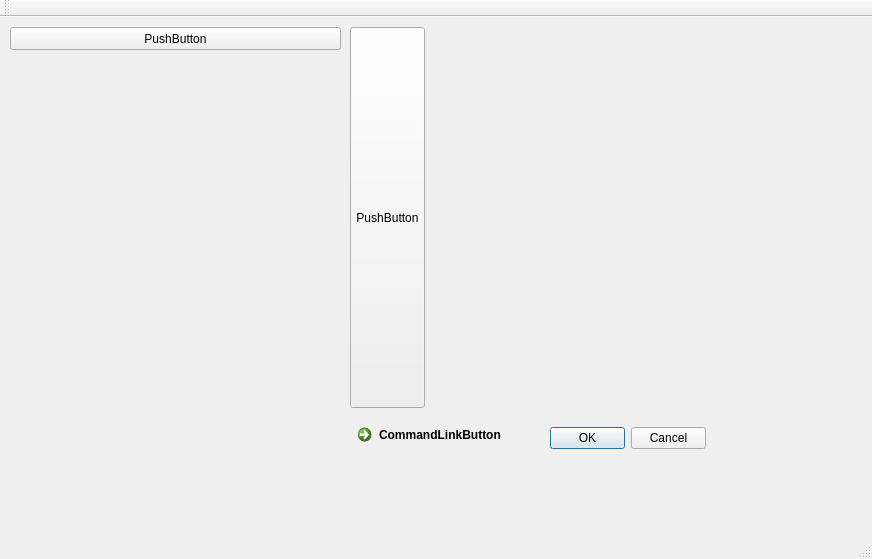
<?xml version="1.0" encoding="UTF-8"?>
<ui version="4.0">
 <class>WhiteboardClass</class>
 <widget class="QMainWindow" name="WhiteboardClass">
  <property name="geometry">
   <rect>
    <x>0</x>
    <y>0</y>
    <width>872</width>
    <height>559</height>
   </rect>
  </property>
  <property name="windowTitle">
   <string>Whiteboard</string>
  </property>
  <widget class="QWidget" name="centralWidget">
   <widget class="QPushButton" name="pushButton">
    <property name="geometry">
     <rect>
      <x>10</x>
      <y>10</y>
      <width>331</width>
      <height>23</height>
     </rect>
    </property>
    <property name="text">
     <string>PushButton</string>
    </property>
   </widget>
   <widget class="QPushButton" name="pushButton_2">
    <property name="geometry">
     <rect>
      <x>350</x>
      <y>10</y>
      <width>75</width>
      <height>381</height>
     </rect>
    </property>
    <property name="text">
     <string>PushButton</string>
    </property>
   </widget>
   <widget class="QCommandLinkButton" name="commandLinkButton">
    <property name="geometry">
     <rect>
      <x>350</x>
      <y>400</y>
      <width>185</width>
      <height>41</height>
     </rect>
    </property>
    <property name="text">
     <string>CommandLinkButton</string>
    </property>
   </widget>
   <widget class="QDialogButtonBox" name="buttonBox">
    <property name="geometry">
     <rect>
      <x>550</x>
      <y>410</y>
      <width>156</width>
      <height>23</height>
     </rect>
    </property>
    <property name="standardButtons">
     <set>QDialogButtonBox::Cancel|QDialogButtonBox::Ok</set>
    </property>
   </widget>
  </widget>
  <widget class="QMenuBar" name="menuBar">
   <property name="geometry">
    <rect>
     <x>0</x>
     <y>0</y>
     <width>872</width>
     <height>21</height>
    </rect>
   </property>
  </widget>
  <widget class="QToolBar" name="mainToolBar">
   <attribute name="toolBarArea">
    <enum>TopToolBarArea</enum>
   </attribute>
   <attribute name="toolBarBreak">
    <bool>false</bool>
   </attribute>
  </widget>
  <widget class="QStatusBar" name="statusBar"/>
 </widget>
 <layoutdefault spacing="6" margin="11"/>
 <resources>
  <include location="whiteboard.qrc"/>
 </resources>
 <connections/>
</ui>
